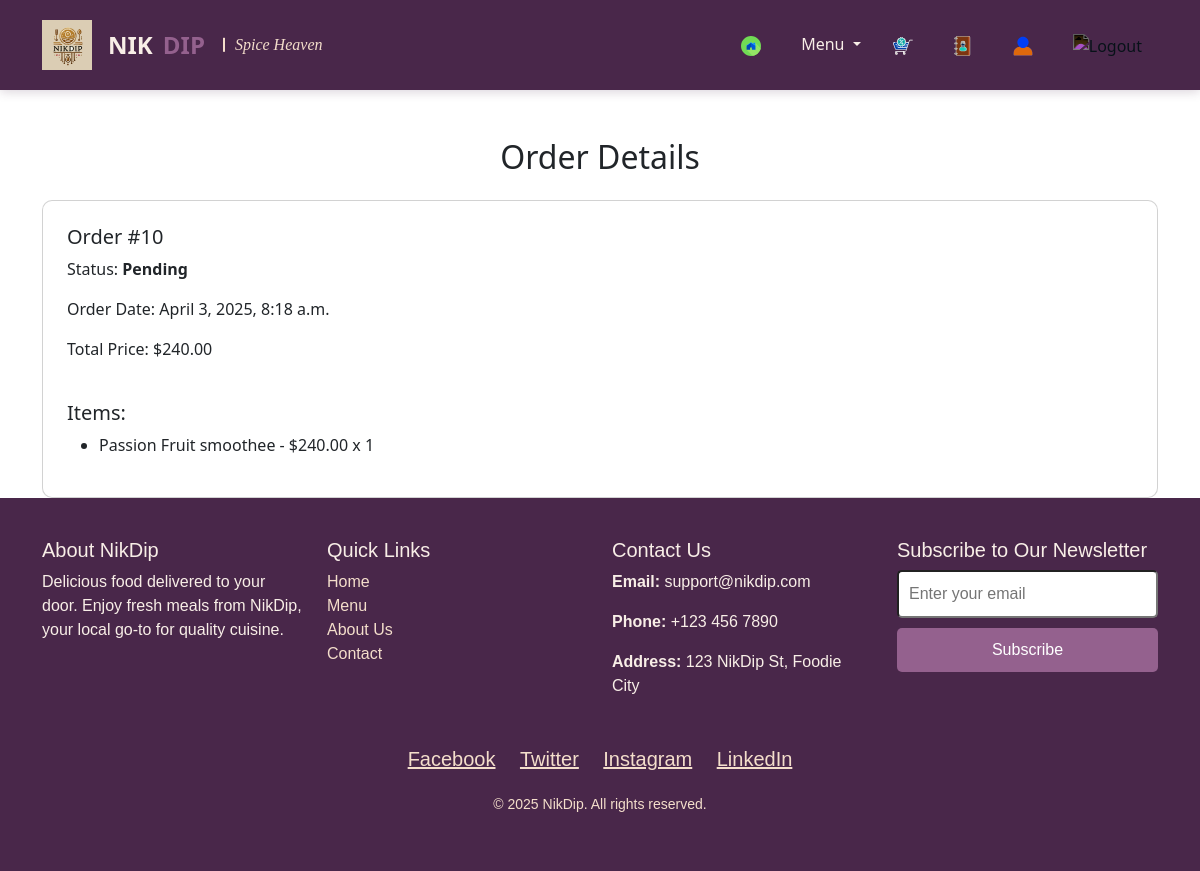
Page /profile/order-details/10/ (signed in) on the committed database.
### nikdip/models.py (models this page shows, shortened)
class Order(models.Model):
    user = models.ForeignKey(User, on_delete=models.CASCADE)
    order_date = models.DateTimeField(auto_now_add=True)
    status = models.CharField(
        max_length=20,
        choices=[
            ('processing', 'Processing'),
            ('shipped', 'Shipped'),
            ('delivered', 'Delivered'),
            ('canceled', 'Canceled'),
        ],
        default='processing'
    )
    total_price = models.DecimalField(max_digits=10, decimal_places=2)

class OrderItem(models.Model):
    order = models.ForeignKey(Order, related_name='items', on_delete=models.CASCADE)
    name = models.CharField(max_length=255)
    price = models.DecimalField(max_digits=10, decimal_places=2)
    quantity = models.PositiveIntegerField()

### nikdip/views.py (the view)
# urls.py: path('profile/order-details/<int:order_id>/', views.order_details, name='order_details'),
@login_required
def order_details(request, order_id):
    order = get_object_or_404(Order, id=order_id, user=request.user)
    return render(request, 'nikdip/order_details.html', {'order': order})

### nikdip/templates/nikdip/order_details.html
{% extends 'nikdip/base.html' %}
{% block content %}
<div class="container mt-5">
    <h2 class="text-center mb-4">Order Details</h2>
    <div class="card p-4">
        <h5>Order #{{ order.id }}</h5>
        <p>Status: <strong>{{ order.get_status_display }}</strong></p>
        <p>Order Date: {{ order.order_date }}</p>
        <p>Total Price: ${{ order.total_price }}</p>
        <h5 class="mt-4">Items:</h5>
        <ul>
            {% for item in order.items.all %}
                <li>{{ item.name }} - ${{ item.price }} x {{ item.quantity }}</li>
            {% endfor %}
        </ul>
    </div>
</div>
{% endblock %}

### nikdip/static/nikdip/css/main.css (style rules this page uses)
.card { transition: transform 0.3s ease-in-out, box-shadow 0.3s ease-in-out; border-radius: 10px; }

### rows in the picture
Order: id "10", status "Pending", order_date "April 3, 2025, 8:18 a.m.", total_price "240.00"
OrderItem: name "Passion Fruit smoothee", price "240.00", quantity "1"
